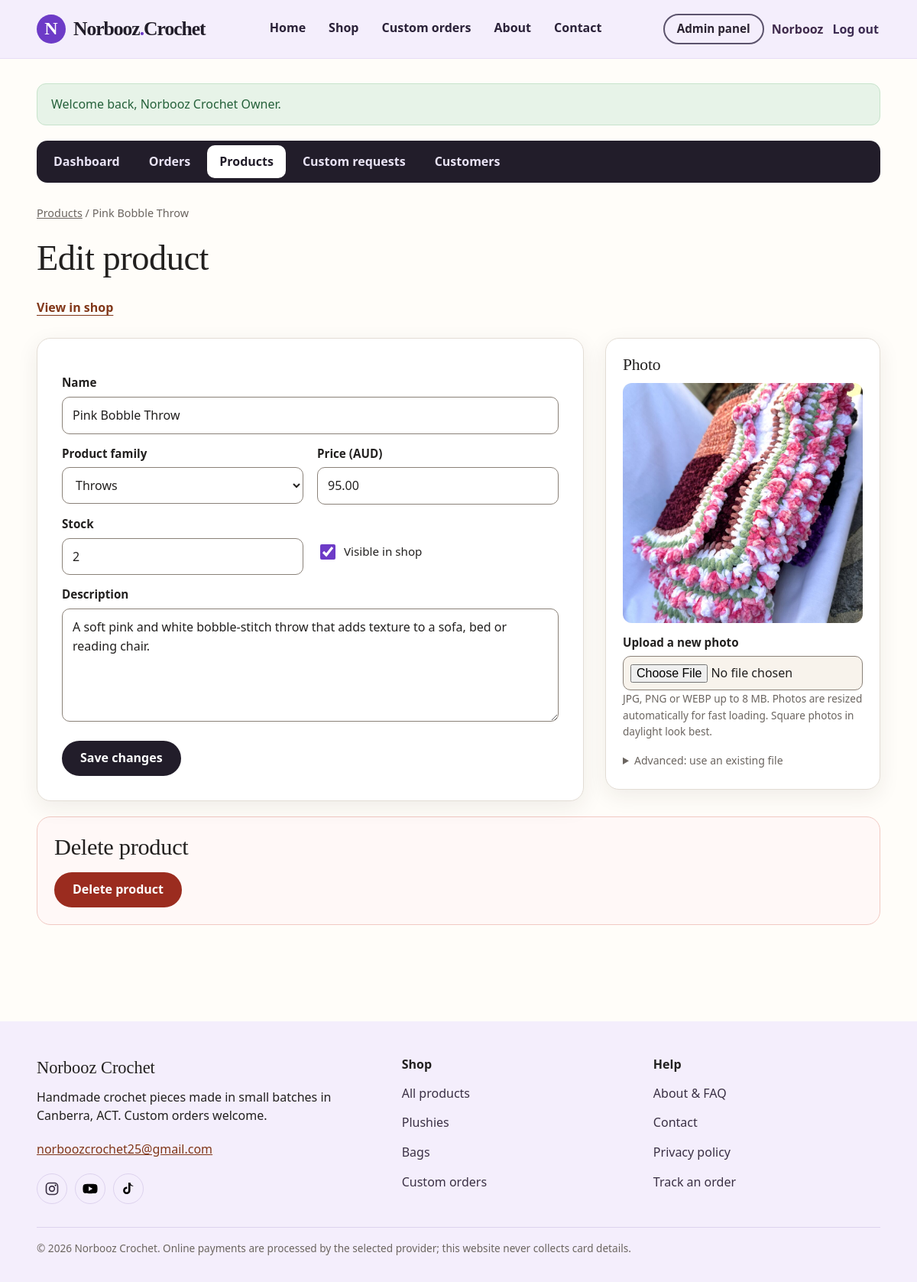
/admin_product_edit.php?id=2 (signed in), run on the app's committed database.
### tables this page shows
CREATE TABLE products (
    product_id INT UNSIGNED AUTO_INCREMENT PRIMARY KEY,
    name VARCHAR(120) NOT NULL,
    category VARCHAR(80) NOT NULL,
    description VARCHAR(1000) NOT NULL,
    price DECIMAL(10,2) NOT NULL CHECK (price >= 0),
    stock_qty INT UNSIGNED NOT NULL DEFAULT 0,
    image_path VARCHAR(255) NOT NULL DEFAULT 'assets/images/product-placeholder.svg',
    is_active TINYINT(1) NOT NULL DEFAULT 1,
    created_at TIMESTAMP NOT NULL DEFAULT CURRENT_TIMESTAMP,
    updated_at DATETIME NULL,
    INDEX idx_products_category (category),
    INDEX idx_products_active (is_active)
);

### admin_product_edit.php (the view, shortened to what this page needs)
<?php
require_once __DIR__ . '/config/functions.php';
$pdo = db();
$id = filter_var($_GET['id'] ?? $_POST['product_id'] ?? null, FILTER_VALIDATE_INT, ['options' => ['min_range' => 1]]) ?: null;
$product = [
    'name' => '', 'category' => '', 'description' => '', 'price' => '', 'stock_qty' => '1',
    'image_path' => 'assets/images/product-placeholder.svg', 'is_active' => 1,
];
if ($id) {
    $stmt = $pdo->prepare('SELECT * FROM products WHERE product_id = ?');
    $stmt->execute([$id]);
    $product = $stmt->fetch();
    $timesOrdered = $pdo->prepare('SELECT COUNT(*) FROM order_items WHERE product_id = ?');
    $timesOrdered->execute([$id]);
    $timesOrdered = (int)$timesOrdered->fetchColumn();
}
$category = $product['category'] !== '' ? canonical_product_category((string)$product['category']) : '';
?>
<nav class="breadcrumb" aria-label="Breadcrumb"><a href="<?= e(url('admin_products.php')) ?>">Products</a> <span aria-hidden="true">/</span> <span aria-current="page"><?= $id ? e($product['name']) : 'New product' ?></span></nav>
<section class="page-heading"><h1><?= $id ? 'Edit product' : 'Add a product' ?></h1>
<?php if ($id): ?><p><a class="text-link" href="<?= e(url('product.php?id=' . $id)) ?>">View in shop</a><?= (int)$product['is_active'] ? '' : ' (currently hidden)' ?></p><?php endif; ?></section>
<form method="post" enctype="multipart/form-data" class="checkout-layout">
    <div class="form-card">
        <div class="form-grid">
            <div class="full"><label for="name">Name</label><input id="name" name="name" maxlength="120" value="<?= e($product['name']) ?>" required></div>
            <div><label for="category">Product family</label>
                <select id="category" name="category" required>
                    <?php foreach (product_categories() as $option): ?><option value="<?= e($option) ?>" <?= $category === $option ? 'selected' : '' ?>><?= e($option) ?></option><?php endforeach; ?>
                </select></div>
            <div><label for="price">Price (AUD)</label><input id="price" type="number" step="0.01" min="0" max="99999" name="price" value="<?= e($product['price']) ?>" required></div>
            <div><label for="stock_qty">Stock</label><input id="stock_qty" type="number" min="0" max="100000" name="stock_qty" value="<?= e($product['stock_qty']) ?>" required></div>
            <div class="checkbox-cell"><label class="checkbox"><input type="checkbox" name="is_active" value="1" <?= (int)$product['is_active'] ? 'checked' : '' ?>> Visible in shop</label></div>
            <div class="full"><label for="description">Description</label><textarea id="description" name="description" rows="5" maxlength="1000" required><?= e($product['description']) ?></textarea></div>
        </div>
        <button class="button" type="submit"><?= $id ? 'Save changes' : 'Add product' ?></button>
    </div>
    <aside class="summary-card">
        <h2>Photo</h2>
        <img class="edit-preview" id="image-preview" src="<?= e(url(product_image($product['image_path'], $category))) ?>" alt="Current product photo">
        <label for="image">Upload a new photo</label>
        <input id="image" type="file" name="image" accept="image/jpeg,image/png,image/webp" data-preview="image-preview">
        <p class="hint">JPG, PNG or WEBP up to <?= (int)MAX_UPLOAD_MB ?> MB. Photos are resized automatically for fast loading. Square photos in daylight look best.</p>
        <details>
            <summary class="small-text">Advanced: use an existing file</summary>
        </details>
    </aside>
</form>
<?php if ($id): ?>
<section class="admin-section danger-zone">
    <h2>Delete product</h2>
    <?php if ($timesOrdered > 0): ?>
        <p>This product is part of <?= $timesOrdered ?> order(s), so it is kept for the order records. Untick <em>Visible in shop</em> to hide it.</p>
    <?php else: ?>
        <form method="post" data-confirm="Delete this product permanently?">
            <button class="button button-danger" type="submit">Delete product</button>
        </form>
    <?php endif; ?>
</section>
<?php endif; ?>

### assets/css/styles.css (style rules this page uses)
:root { --ink: #22201f; --muted: #6b6560; --paper: #fffdf9; --surface: #ffffff; --soft: #f8f3ec; --soft-2: #f3ebe1; --lavender: #f4eefc; --brand: #6d3bc7; --accent: #b3522f; --accent-dark: #813719; --accent-soft: #f5e2d6; --sage: #56695a; --line: #e3ddd5; --ok-bg: #e7f3e8; --ok-ink: #25613a; --err-bg: #fbe8e6; --err-ink: #9b2c1f; --info-bg: #edf1fa; --info-ink: #2d4a7a; --warn-bg: #fdf3dc; --warn-ink: #7a5412; --shadow: 0 8px 28px rgba(49, 39, 31, 0.08); --shadow-hover: 0 14px 34px rgba(49, 39, 31, 0.14); --radius: 18px; --radius-sm: 12px; --serif: Georgia, "Times New Roman", serif; }
* { box-sizing: border-box; }
html { scroll-behavior: smooth; scroll-padding-top: 96px; -webkit-text-size-adjust: 100%; text-size-adjust: 100%; }
body { margin: 0; font-family: ui-sans-serif, system-ui, -apple-system, BlinkMacSystemFont, "Segoe UI", Roboto, sans-serif; color: var(--ink); background: var(--paper); line-height: 1.55; overflow-wrap: break-word; }
img { max-width: 100%; height: auto; display: block; }
a { color: var(--accent-dark); }
h1, h2, h3 { font-family: var(--serif); font-weight: 400; line-height: 1.15; letter-spacing: -0.01em; margin: 0 0 0.5em; }
h1 { font-size: clamp(2rem, 4vw, 2.9rem); }
h2 { font-size: clamp(1.45rem, 2.6vw, 1.9rem); }
p { margin: 0 0 1em; }
.small-text, .small { font-size: 0.88rem; color: var(--muted); }
.hint { display: block; font-size: 0.85rem; color: var(--muted); font-weight: 400; }
.hero > *, .product-detail > *, .checkout-layout > *, .customization-layout > *, .about-layout > *, .admin-columns > *, .request-body > *, .account-grid > *, .footer-grid > *, .form-grid > *, .order-card > *, .cart-row > * { min-width: 0; }
summary { padding: 4px 0; min-height: 28px; }
.checkbox { min-height: 28px; }
.button { display: inline-flex; align-items: center; justify-content: center; gap: 8px; min-height: 46px; padding: 0 22px; border-radius: 999px; border: 2px solid #221d2a; background: #221d2a; color: #fff; font: inherit; font-weight: 700; text-decoration: none; cursor: pointer; transition: transform .15s ease, background .15s ease; }
.button-danger { background: var(--err-ink); border-color: var(--err-ink); }
.text-link { font-weight: 700; color: var(--accent-dark); text-underline-offset: 4px; display: inline-block; padding: 3px 0; }
.page-heading { margin-bottom: 24px; }
.page-heading p { color: var(--muted); max-width: 70ch; }
.breadcrumb { font-size: 0.9rem; color: var(--muted); margin-bottom: 18px; }
.breadcrumb a { color: var(--muted); display: inline-block; padding: 3px 0; }
label { display: block; font-weight: 700; margin: 14px 0 6px; font-size: 0.95rem; }
input, select, textarea { width: 100%; max-width: 100%; min-height: 44px; padding: 11px 13px; border: 1px solid #8a8178; border-radius: 10px; font: inherit; background: #fff; color: var(--ink); }
input[type="checkbox"], input[type="radio"] { width: 1.25rem; height: 1.25rem; flex-shrink: 0; accent-color: var(--brand); }
input[type="file"] { padding: 9px; background: var(--soft); }
.checkbox { display: flex; align-items: flex-start; gap: 8px; font-weight: 500; margin: 14px 0; }
.checkbox input { margin-top: 2px; min-height: 0; }
.form-card { background: var(--surface); border: 1px solid var(--line); border-radius: var(--radius); padding: clamp(20px, 3vw, 32px); box-shadow: var(--shadow); }
.form-card > form > .button, .form-card > .button { margin-top: 18px; }
.form-grid { display: grid; grid-template-columns: 1fr 1fr; gap: 0 18px; }
.form-grid .full { grid-column: 1 / -1; }
.form-grid .checkbox-cell { display: flex; align-items: flex-end; }
.danger-zone { border: 1px solid #f1c9c3; background: #fff8f7; border-radius: var(--radius-sm); padding: 16px; margin-top: 20px; }
.checkout-layout { display: grid; grid-template-columns: minmax(0, 1fr) 360px; gap: 28px; align-items: start; }
.summary-card { background: var(--surface); border: 1px solid var(--line); border-radius: var(--radius); padding: 22px; box-shadow: var(--shadow); position: sticky; top: 100px; }
.summary-card h2 { font-size: 1.35rem; }
.admin-section { background: var(--surface); border: 1px solid var(--line); border-radius: var(--radius); padding: 22px; margin-bottom: 22px; }
.admin-section.danger-zone { background: #fff8f7; border-color: #f1c9c3; }
.edit-preview { width: 100%; aspect-ratio: 1 / 1; object-fit: cover; border-radius: var(--radius-sm); background: var(--soft); margin-bottom: 6px; }

### data on the page
products: name "Pink Bobble Throw", price "95.00", stock_qty "2", is_active "☑", description "A soft pink and white bobble-stitch throw that adds texture to a sofa, bed or reading chair.", image_path+category (picture)

### other printed values
$label "Home Shop Custom orders About Contact"
explode(' ', $user['full_name'])[0] ?: 'Account' "Norbooz"
$_SESSION[$key] "Welcome back, Norbooz Crochet Owner."
$label "Dashboard"
$label "Orders"
$label "Products"
$label "Custom requests"
$label "Customers"
MAX_UPLOAD_MB "8"
SHOP_LOCATION "Canberra, ACT"
SHOP_EMAIL "norboozcrochet25@gmail.com"
form field category "Throws"
